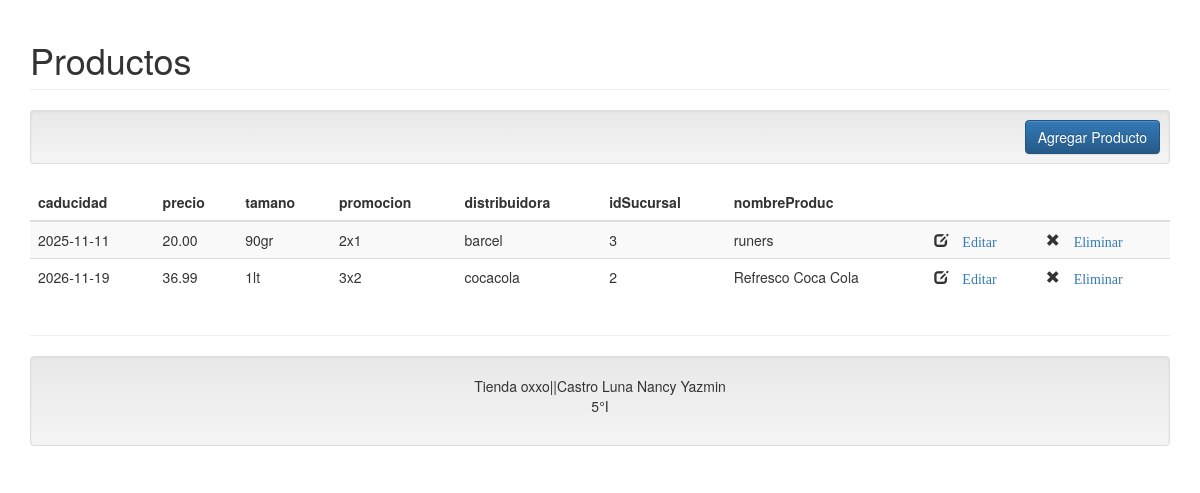
The page / on the database its author committed.
### tables this page shows
CREATE TABLE `persona` (
  `Idproducto` int(11) NOT NULL,
  `caducidad` date NOT NULL,
  `precio` varchar(50) NOT NULL,
  `tamano` varchar(50) NOT NULL,
  `promocion` varchar(255) NOT NULL,
  `distribuidora` varchar(50) NOT NULL,
  `idSucursal` int(11) NOT NULL,
  `nombreProduc` varchar(50) NOT NULL
);

### Controller/persona.controller.php (called while the page is built, shortened)
<?php
require_once 'Model/persona.php';
class PersonaController{
    public function __CONSTRUCT(){
        $this->model = new Persona();
    }
    public function Index(){
        require_once 'View/header.php';
        require_once 'View/persona.php';
        require_once 'View/footer.php';
    }
}

### Model/conexion.php (called while the page is built)
<?php
class Conexion
{
    public static function StartUp()
    {
        $pdo = new PDO('mysql:host=localhost;dbname=oxxo;charset=utf8', 'root', '');
        $pdo->setAttribute(PDO::ATTR_ERRMODE, PDO::ERRMODE_EXCEPTION);
        return $pdo;
    }
}
?>

### Model/persona.php (called while the page is built, shortened)
<?php
class Persona
{
	private $pdo;
	public function __CONSTRUCT()
	{
		try
		{
			$this->pdo = Conexion::StartUp();
		}
		catch(Exception $e)
		{
			die($e->getMessage());
		}
	}
	public function Listar()
	{
		try
		{
			$stm = $this->pdo->prepare("SELECT * FROM persona");
			$stm->execute();
			return $stm->fetchAll(PDO::FETCH_OBJ);
		}
		catch(Exception $e)
		{
			die($e->getMessage());
		}
	}
}
?>

### View/persona.php (the view)
<h1 class="page-header">Productos</h1>
<div class="well well-sm text-right">
    <a class="btn btn-primary" href="?c=Persona&a=Crud">Agregar Producto</a>
</div>
<table class="table table-striped">
    <thead>
        <tr>
            <th >caducidad</th>
            <th>precio</th>
            <th>tamano</th>
            <th>promocion</th>
            <th>distribuidora</th>
            <th>idSucursal</th>
            <th>nombreProduc</th>
            <th ></th>
            <th ></th>
        </tr>
    </thead>
    <tbody>
    <?php foreach($this->model->Listar() as $r): ?>
        <tr>
            <td><?php echo $r->caducidad; ?></td>
            <td><?php echo $r->precio; ?></td>
            <td><?php echo $r->tamano; ?></td>
            <td><?php echo $r->promocion; ?></td>
            <td><?php echo $r->distribuidora; ?></td>
            <td><?php echo $r->idSucursal; ?></td>
            <td><?php echo $r->nombreProduc; ?></td>
            <td>
                <i class="glyphicon glyphicon-edit"><a href="?c=Persona&a=Crud&Idproducto=<?php echo $r->Idproducto; ?>"> Editar</a></i>
            </td>
            <td>
                <i class="glyphicon glyphicon-remove"><a href="?c=Persona&a=Eliminar&Idproducto=<?php echo $r->Idproducto; ?>"> Eliminar</a></i>
            </td>
        </tr>
    <?php endforeach; ?>
    </tbody>
</table>

### index.php (shortened to what this page needs)
<?php
require_once 'Model/conexion.php';
if(!isset($_REQUEST['c']))
{
    $controller = new $controller;
    $controller->Index();
}
?>

### View/header.php (shortened to what this page needs)
<!DOCTYPE html>
<html lang="es">
	<head>
        <link rel="stylesheet" href="assets/css/bootstrap.min.css" />
        <link rel="stylesheet" href="assets/css/bootstrap-theme.min.css" />
        <link rel="stylesheet" href="assets/js/jquery-ui/jquery-ui.min.css" />
        <link rel="stylesheet" href="assets/css/style.css" />
	</head>
    <body>
    <div class="container">

### View/footer.php (shortened to what this page needs)
<div class="row">
                <div class="col-xs-12">
                    <hr />
                    <footer class="text-center well">
                        <p>Tienda oxxo||Castro Luna Nancy Yazmin <br>5°I</a></p>
                    </footer>
                </div>
            </div>
        </div>
    </body>
</html>

### rows shown on the page
persona: caducidad "2025-11-11", precio "20.00", tamano "90gr", promocion "2x1", distribuidora "barcel", idSucursal "3", nombreProduc "runers"
persona: caducidad "2026-11-19", precio "36.99", tamano "1lt", promocion "3x2", distribuidora "cocacola", idSucursal "2", nombreProduc "Refresco Coca Cola"
